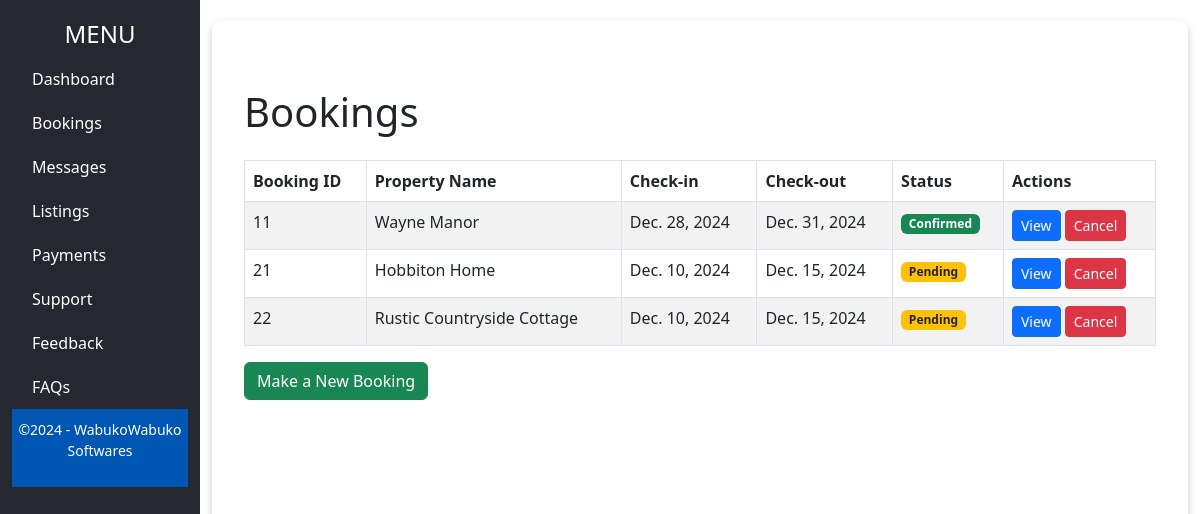
The page /bookings/ (signed in) on the database its author committed.
### App/models.py (models this page shows, shortened)
class Booking(models.Model):
    listing = models.ForeignKey(Listing, on_delete=models.CASCADE, related_name='bookings')
    guest = models.ForeignKey(settings.AUTH_USER_MODEL, on_delete=models.CASCADE, related_name='bookings')
    start_date = models.DateField()
    end_date = models.DateField()
    total_price = models.DecimalField(max_digits=10, decimal_places=2)
    created_at = models.DateTimeField(auto_now_add=True)

class Listing(models.Model):
    host = models.ForeignKey(User, on_delete=models.CASCADE, related_name='listings')
    title = models.CharField(max_length=255)
    description = models.TextField()
    address = models.CharField(max_length=255)
    price_per_night = models.DecimalField(max_digits=10, decimal_places=2)
    max_guests = models.PositiveIntegerField()
    created_at = models.DateTimeField(auto_now_add=True)

### App/views.py (the view)
# urls.py: path('bookings/', views.bookings, name="bookings_page"),
@login_required
def bookings(request):
    if request.user.is_authenticated:
        bookings = Booking.objects.filter(guest=request.user.id)
    else:
        bookings = []
    context = {
        'bookings': bookings
    }
    return render(request, 'bookings.html', context)

### App/templates/bookings.html (shortened to what this page needs)
{% extends 'baseForAfterLogin.html' %}
{% block mainContent %}
    <div class="container my-5">
        <h1 class="mb-4">Bookings</h1>
        <table class="table table-bordered table-striped">
            <thead>
                <tr>
                    <th>Booking ID</th>
                    <th>Property Name</th>
                    <th>Check-in</th>
                    <th>Check-out</th>
                    <th>Status</th>
                    <th>Actions</th>
                </tr>
            </thead>
            <tbody>
                {% for booking in bookings %}
                    <tr>
                        <td>{{ booking.id }}</td>
                        <td>{{ booking.listing.title }}</td>
                        <td>{{ booking.start_date }}</td>
                        <td>{{ booking.end_date }}</td>
                        <td>
                            {% if booking.payment.status == "Completed" %}
                                <span class="badge bg-success">Confirmed</span>
                            {% else %}
                                <span class="badge bg-warning text-dark">Pending</span>
                            {% endif %}
                        </td>
                        <td>
                            <button class="btn btn-primary btn-sm" data-bs-toggle="modal" data-bs-target="#viewBookingModal{{ booking.id }}">View</button>
                            <a href="{% url 'cancel_booking' booking.id %}" class="btn btn-danger btn-sm">Cancel</a>
                        </td>
                    </tr>
                {% endfor %}
            </tbody>
        </table>
        <a href="{% url 'listings_page' %}" class="btn btn-success">Make a New Booking</a>
    </div>
{% endblock mainContent %}

### App/templates/baseForAfterLogin.html (shortened to what this page needs)
<!DOCTYPE html>
<html lang="en">
<head>
    <link href="https://cdn.jsdelivr.net/npm/bootstrap@5.3.0-alpha1/dist/css/bootstrap.min.css" rel="stylesheet">
</head>
<body>
    <div class="container-fluid">
        <div class="row">
            <div class="col-md-2 sidebar">
                <h4 class="text-center">MENU</h4>
                <nav>
                    <a href="{% url 'dashboard_page' %}">Dashboard</a>
                    <a href="{% url 'bookings_page' %}">Bookings</a>
                    <a href="{% url 'messages_page' %}">Messages</a>
                    <a href="{% url 'listings_page' %}">Listings</a>
                    <a href="{% url 'payments_page' %}">Payments</a>
                    <a href="{% url 'support_page' %}">Support</a>
                    <a href="{% url 'feedback_page' %}">Feedback</a>
                    <a href="{% url 'faq_page' %}">FAQs</a>
                </nav>
                <footer class="mt-auto">
                    <p>©2024 - WabukoWabuko Softwares</p>
                </footer>
            </div>
            <div class="col-md-10">
                <div class="content-card">
                    {% block mainContent %}
                    {% endblock mainContent %}
                </div>
            </div>
        </div>
    </div>
</body>
</html>

### App/templates/baseForAfterLogin.html (style rules this page uses)
.sidebar { height: 100vh; background-color: #252830; color: white; padding-top: 20px; }
.sidebar a { color: white; text-decoration: none; display: block; padding: 10px 20px; transition: 0.3s; }
footer { background-color: #0056b3; text-align: center; padding: 10px 0; font-size: 14px; }
.content-card { height: calc(100vh - 40px); overflow-y: auto; border-radius: 10px; box-shadow: 0 4px 8px rgba(0, 0, 0, 0.2); padding: 20px; background-color: #ffffff; margin-top: 20px; }

### rows shown on the page
Booking: id "11", listing "Wayne Manor", start_date "Dec. 28, 2024", end_date "Dec. 31, 2024", shows "Confirmed"
Booking: id "21", listing "Hobbiton Home", start_date "Dec. 10, 2024", end_date "Dec. 15, 2024", shows "Pending"
Booking: id "22", listing "Rustic Countryside Cottage", start_date "Dec. 10, 2024", end_date "Dec. 15, 2024", shows "Pending"
